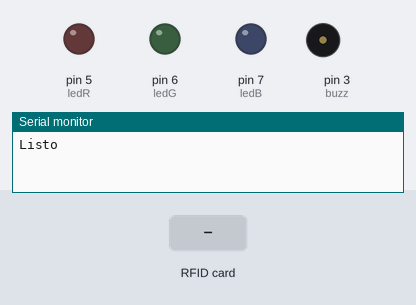
Simulated run of this sketch. Board: Arduino Uno, built with avr-gcc and run on an emulated ATmega328P. Parts: output pins drawn as LEDs (lit = HIGH), buzzer (waves = sounding, pin HIGH), the last lines printed to the serial monitor. Dashed ring = blinking. The test bench sets the inputs (shaded band). Pins used as bus, display or sensor lines are not drawn.

Above: at 1.2 s.
1.3 s: RFID card 93 E2 8E 1A held to the reader
At 1.45 s:
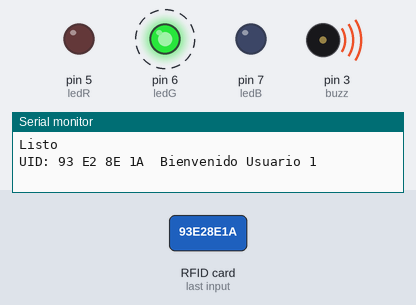
3.6 s: RFID card 5E 7A 19 C4 held to the reader
At 3.76 s:
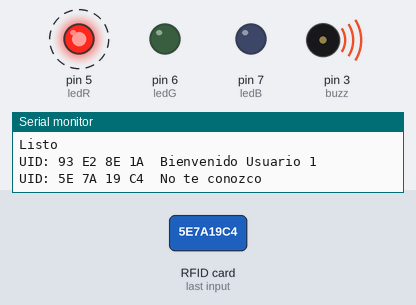
Timing chart, 0 to 6.6 s (numbered marks = the images above; inputs shaded):
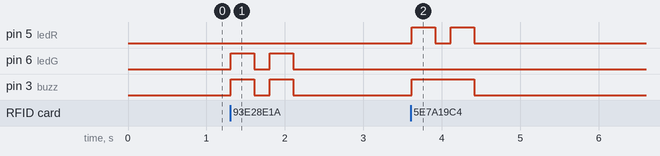

Measured:
- after the input at 1.3 s, pin 6 (ledG), pin 3 (buzz): alternates HIGH for 0.30 s and LOW for 0.20 s, 4 changes in all, then stays LOW, starting at once
- after the input at 3.6 s, pin 5 (ledR): alternates HIGH for 0.30 s and LOW for 0.20 s, 4 changes in all, then stays LOW, starting at once; pin 3 (buzz): LOW → HIGH at once, → LOW 0.80 s later

The sketch:

LectorHuella.ino
```cpp
#include <SPI.h>
#include <MFRC522.h>

#define RST_PIN  9    //Pin 9 para el reset del RC522
#define SS_PIN  10   //Pin 10 para el SS (SDA) del RC522
MFRC522 mfrc522(SS_PIN, RST_PIN); //Creamos el objeto para el RC522
byte lectUID[4];
byte user1[4] = {0x93, 0xE2, 0x8E, 0x1A};

int ledR = 5;
int ledG = 6;
int ledB = 7;

int buzz = 3;

void setup() {
  Serial.begin(9600);      // inicializa comunicacion por monitor serie a 9600 bps
  SPI.begin();        // inicializa bus SPI
  mfrc522.PCD_Init();     // inicializa modulo lector
  Serial.println("Listo");    // Muestra texto Listo

  pinMode(ledR, OUTPUT);
  pinMode(ledB, OUTPUT);
  pinMode(ledG, OUTPUT);
  pinMode(buzz, OUTPUT);
}

void loop() {
  if ( ! mfrc522.PICC_IsNewCardPresent())   // si no hay una tarjeta presente
    return;           // retorna al loop esperando por una tarjeta

  if ( ! mfrc522.PICC_ReadCardSerial())     // si no puede obtener datos de la tarjeta
    return;           // retorna al loop esperando por otra tarjeta

  Serial.print("UID:");       // muestra texto UID:
  for (byte i = 0; i < mfrc522.uid.size; i++) { // bucle recorre de a un byte por vez el UID
    if (mfrc522.uid.uidByte[i] < 0x10) {  // si el byte leido es menor a 0x10
      Serial.print(" 0");       // imprime espacio en blanco y numero cero
    }
    else {          // sino
      Serial.print(" ");        // imprime un espacio en blanco
    }
    Serial.print(mfrc522.uid.uidByte[i], HEX);    // imprime el byte del UID leido en hexadecimal
    lectUID[i] = mfrc522.uid.uidByte[i];   // almacena en array el byte del UID leido
  }

  Serial.print("\t");         // imprime un espacio de tabulacion

  if (comparaUID(lectUID, user1)) {  // llama a funcion comparaUID con Usuario1
    Serial.println("Bienvenido Usuario 1");  // si retorna verdadero muestra texto bienvenida
    digitalWrite(ledG, HIGH);
    digitalWrite(buzz, HIGH);
    delay(300);
    digitalWrite(buzz, LOW);
    digitalWrite(ledG, LOW);
    delay(200);
    digitalWrite(ledG, HIGH);
    digitalWrite(buzz, HIGH);
    delay(300);
    digitalWrite(buzz, LOW);
    digitalWrite(ledG, LOW);
  }
  else {
    Serial.println("No te conozco");  // si retorna falso muestra texto equivalente a acceso denegado
    digitalWrite(ledR, HIGH);
    digitalWrite(buzz, HIGH);
    delay(300);
    digitalWrite(ledR, LOW);
    delay(200);
    digitalWrite(ledR, HIGH);
    delay(300);
    digitalWrite(buzz, LOW);
    digitalWrite(ledR, LOW);
  }
  mfrc522.PICC_HaltA();     // detiene comunicacion con tarjeta
}

boolean comparaUID(byte lectura[], byte usuario[]) // funcion comparaUID
{
  for (byte i = 0; i < mfrc522.uid.size; i++) { // bucle recorre de a un byte por vez el UID
    if (lectura[i] != usuario[i])       // si byte de UID leido es distinto a usuario
      return (false);         // retorna falso
  }
  return (true);          // si los 4 bytes coinciden retorna verdadero
}
```
